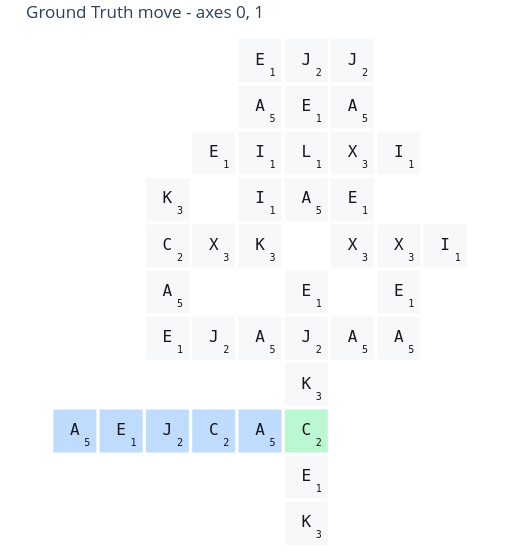

The code cell stored with this chart in its notebook:
### Markdown cell above
## Witness move

The saved witness is a valid move. Its score is not necessarily optimal.

### Code cell
session.show_witness()

### Figure 1 — Plotly figure (JSON) as saved in the notebook; plotly's stock layout.template omitted (floating-point values rounded to 4 significant figures)
{"data": [{"customdata": [[[-5, -6], "", 5], [[-4, -6], "", 1], [[-3, -6], "", 2], [[-3, -4], "0,1", 1], [[-3, -3], "1", 5], [[-3, -2], "0,1", 2], [[-3, -1], "1", 3], [[-2, -6], "", 2], [[-2, -4], "0", 2], [[-2, -2], "0", 3], [[-2, 0], "0", 1], [[-1, -6], "", 5], [[-1, -4], "0", 5], [[-1, -2], "0,1", 3], [[-1, -1], "1", 1], [[-1, 0], "0,1", 1], [[-1, 1], "1", 5], [[-1, 2], "1", 1], [[0, -8], "1", 3], [[0, -7], "1", 1], [[0, -6], "1", 2], [[0, -5], "1", 3], [[0, -4], "0,1", 2], [[0, -3], "1", 1], [[0, -1], "1", 5], [[0, 0], "0,1", 1], [[0, 1], "1", 1], [[0, 2], "1", 2], [[1, -4], "0", 5], [[1, -2], "0,1", 3], [[1, -1], "1", 1], [[1, 0], "0,1", 3], [[1, 1], "1", 5], [[1, 2], "1", 2], [[2, -4], "0,1", 5], [[2, -3], "1", 1], [[2, -2], "0,1", 3], [[2, 0], "0", 1], [[3, -2], "0", 1]], "hovertemplate": "coord=%{customdata[0]}<br>symbol=%{text}<br>score=%{customdata[2]}<br>axes=%{customdata[1]}<extra></extra>", "marker": {"color": ["#bfdbfe", "#bfdbfe", "#bfdbfe", "#f7f8fa", "#f7f8fa", "#f7f8fa", "#f7f8fa", "#bfdbfe", "#f7f8fa", "#f7f8fa", "#f7f8fa", "#bfdbfe", "#f7f8fa", "#f7f8fa", "#f7f8fa", "#f7f8fa", "#f7f8fa", "#f7f8fa", "#f7f8fa", "#f7f8fa", "#bbf7d0", "#f7f8fa", "#f7f8fa", "#f7f8fa", "#f7f8fa", "#f7f8fa", "#f7f8fa", "#f7f8fa", "#f7f8fa", "#f7f8fa", "#f7f8fa", "#f7f8fa", "#f7f8fa", "#f7f8fa", "#f7f8fa", "#f7f8fa", "#f7f8fa", "#f7f8fa", "#f7f8fa"], "line": {"color": "rgba(0, 0, 0, 0)", "width": 0}, "size": 43, "symbol": "square"}, "mode": "markers+text", "showlegend": false, "text": ["A", "E", "J", "E", "A", "C", "K", "C", "J", "X", "E", "A", "A", "K", "I", "I", "A", "E", "K", "E", "C", "K", "J", "E", "A", "L", "E", "J", "A", "X", "E", "X", "A", "J", "A", "E", "X", "I", "I"], "textfont": {"color": "#15181d", "family": "DejaVu Sans Mono, Menlo, Consolas, monospace", "size": 16}, "textposition": "middle center", "type": "scatter", "x": [-5, -4, -3, -3, -3, -3, -3, -2, -2, -2, -2, -1, -1, -1, -1, -1, -1, -1, 0, 0, 0, 0, 0, 0, 0, 0, 0, 0, 1, 1, 1, 1, 1, 1, 2, 2, 2, 2, 3], "y": [-6, -6, -6, -4, -3, -2, -1, -6, -4, -2, 0, -6, -4, -2, -1, 0, 1, 2, -8, -7, -6, -5, -4, -3, -1, 0, 1, 2, -4, -2, -1, 0, 1, 2, -4, -3, -2, 0, -2]}, {"hoverinfo": "skip", "mode": "text", "showlegend": false, "text": ["5", "1", "2", "1", "5", "2", "3", "2", "2", "3", "1", "5", "5", "3", "1", "1", "5", "1", "3", "1", "2", "3", "2", "1", "5", "1", "1", "2", "5", "3", "1", "3", "5", "2", "5", "1", "3", "1", "1"], "textfont": {"color": "#15181d", "family": "DejaVu Sans Mono, Menlo, Consolas, monospace", "size": 10}, "textposition": "middle center", "type": "scatter", "x": [-4.73, -3.73, -2.73, -2.73, -2.73, -2.73, -2.73, -1.73, -1.73, -1.73, -1.73, -0.73, -0.73, -0.73, -0.73, -0.73, -0.73, -0.73, 0.27, 0.27, 0.27, 0.27, 0.27, 0.27, 0.27, 0.27, 0.27, 0.27, 1.27, 1.27, 1.27, 1.27, 1.27, 1.27, 2.27, 2.27, 2.27, 2.27, 3.27], "y": [-6.27, -6.27, -6.27, -4.27, -3.27, -2.27, -1.27, -6.27, -4.27, -2.27, -0.27, -6.27, -4.27, -2.27, -1.27, -0.27, 0.73, 1.73, -8.27, -7.27, -6.27, -5.27, -4.27, -3.27, -1.27, -0.27, 0.73, 1.73, -4.27, -2.27, -1.27, -0.27, 0.73, 1.73, -4.27, -3.27, -2.27, -0.27, -2.27]}], "layout": {"dragmode": "pan", "height": 552, "margin": {"b": 4, "l": 4, "r": 4, "t": 36}, "paper_bgcolor": "white", "plot_bgcolor": "rgba(0, 0, 0, 0)", "showlegend": false, "title": {"text": "Ground Truth move - axes 0, 1"}, "width": 520, "xaxis": {"range": [-5.53, 3.53], "scaleanchor": "y", "scaleratio": 1, "showgrid": false, "showticklabels": false, "visible": false, "zeroline": false}, "yaxis": {"range": [-8.53, 2.53], "showgrid": false, "showticklabels": false, "visible": false, "zeroline": false}}}
